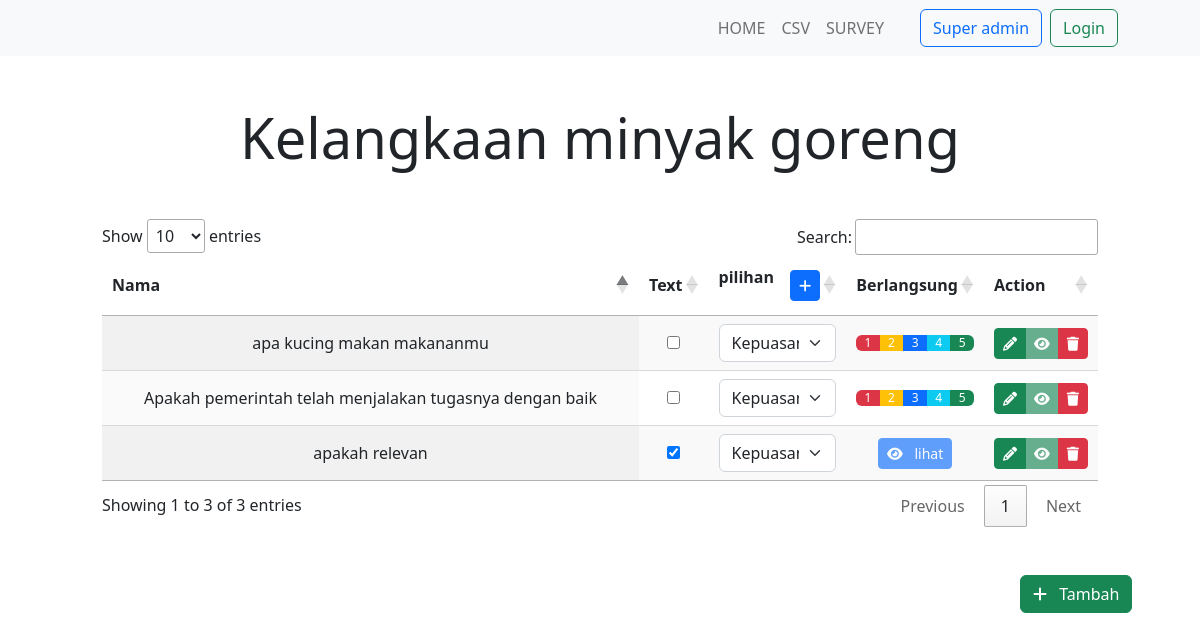
Screenshot of /edit/1 with the database file from the repository.
### home/models.py (models this page shows, shortened)
class Survey(models.Model):
    name = models.CharField(max_length=225)
    date = models.DateField(auto_now_add=True)
    isOpen = models.BooleanField(default=True)

class Question(models.Model):
    name = models.CharField(max_length=225)
    isText = models.BooleanField()

class SurveyQuestion(models.Model):
    survey = models.ForeignKey('home.Survey',blank=True, null=True,on_delete=models.CASCADE)
    name = models.CharField(max_length=225)
    isText = models.BooleanField(default=False)
    value = models.ForeignKey('home.Question',blank=True, null=True,on_delete=models.CASCADE)

### home/views.py (the view, shortened to what this page needs)
# urls.py: path('edit/<int:id>', views.editmaster),
def editmaster(request,id):
    arrquest = []
    getsurvey = Survey.objects.get(id=id)
    for i in SurveyQuestion.objects.filter(survey=getsurvey).order_by('-id'):
        respon = ResponSurvey.objects.filter(value=i)
        if respon.count() != 0:
            objrespon = {
                '1':0 if respon.filter(answer__value__contains=1).count() == 0 else int((respon.count()/respon.filter(answer__value__contains=1).count())*100),
                '2':0 if respon.filter(answer__value__contains=2).count() == 0 else int((respon.count()/respon.filter(answer__value__contains=2).count())*100),
                '3':0 if respon.filter(answer__value__contains=3).count() == 0 else int((respon.count()/respon.filter(answer__value__contains=3).count())*100),
                '4':0 if respon.filter(answer__value__contains=4).count() == 0 else int((respon.count()/respon.filter(answer__value__contains=4).count())*100),
                '5':0 if respon.filter(answer__value__contains=5).count() == 0 else int((respon.count()/respon.filter(answer__value__contains=5).count())*100),
            }
        else:
            objrespon = {'1':'20','2':'20','3':'20','4':'20','5':'20',}
        arrquest.append({
            'id':i.id,
            'name':i.name,
            'isText':i.isText,
            'value':i.value,
            'isfilled': True if respon.count() != 0 else False,
            'respon':objrespon,
        })
    context = {
        'survey':getsurvey,
        'question':arrquest,
        'answer':Question.objects.all()
    }
    return render(request, 'admin/editSurvey.html', context)

### templates/admin/editSurvey.html (shortened to what this page needs)
{% extends 'admin/baseadmin.html' %} {% block content %}
<div class="text-center display-4 mt-5">
{{survey.name}}
</div>
<div class="row justify-content-center mt-5">
  <div class="col-md-10">
    <table id="table_id" class="display">
      <thead>
        <tr>
          <th>Nama</th>
          <th>Text</th>
          <th>
            <div class="d-flex align-items-center">
              <p class="me-3">pilihan</p>
              <a href="#" class="btn btn-primary btn-sm align-self-center"><i class="fas fa-plus"></i></a></th>
            </div>
          <th>Berlangsung</th>
          <th>Action</th>
      <tbody>
        {% for s in question %}
        <tr class="text-center">
          <td>{{s.name}} </td>
          <td><input type="checkbox" name="isText" id="isText" {% if s.isText  %} checked {% endif %}></td>
          <td>
            <select class="form-select" aria-label="Default select example">
              {% for a in answer %}
              <option value="{{a.id}}"  {% if a.id is s.value.id %} selected {% endif %}>{{a.name}}</option>
              {% endfor %}
            </select>
          </td>
          <td>
            {% if s.isText %}
            <a href="../detail/{{s.id}}" class="btn btn-primary btn-sm {% if not s.isfilled %} disabled {% endif %}"><i class="fas fa-eye me-2"></i> lihat</a>
            {% else %}
            <div class="progress">
              <div class="progress-bar bg-danger" role="progressbar" aria-label="Segment one" style="width: {{s.respon.1}}%" aria-valuenow="{{s.respon.1}}" aria-valuemin="0" aria-valuemax="100">1</div>
              <div class="progress-bar bg-warning" role="progressbar" aria-label="Segment two" style="width: {{s.respon.2}}%" aria-valuenow="{{s.respon.2}}" aria-valuemin="0" aria-valuemax="100">2</div>
              <div class="progress-bar bg-grey" role="progressbar" aria-label="Segment three" style="width: {{s.respon.3}}%" aria-valuenow="{{s.respon.3}}" aria-valuemin="0" aria-valuemax="100">3</div>
              <div class="progress-bar bg-info" role="progressbar" aria-label="Segment three" style="width: {{s.respon.4}}%" aria-valuenow="{{s.respon.4}}" aria-valuemin="0" aria-valuemax="100">4</div>
              <div class="progress-bar bg-success" role="progressbar" aria-label="Segment three" style="width: {{s.respon.5}}%" aria-valuenow="{{s.respon.5}}" aria-valuemin="0" aria-valuemax="100">5</div>
            </div>
            {% endif %}
          </td>
          <td>
            <div class="btn-group" role="group">
              <a onclick="modalsurvey('{{s.id}}')" data-bs-toggle="modal" data-bs-target="#modaledit" class="btn btn-success btn-sm">
                <i class="fas fa-pencil"></i
              ></a>
              <a href="../detail/{{s.id}}" class="btn btn-success btn-sm {% if not s.isfilled %} disabled {% endif %}">
                <i class="fas fa-eye"></i
              ></a>
              <a href="delete/survey/{{s.id}}" class="btn btn-danger btn-sm">
                <i class="fas fa-trash"></i
              ></a>
            </div>
          </td>
        </tr>
        {% endfor %}
      </tbody>
  </div>
<div class="row justify-content-end mt-5">
  <div class="col-md-2">
    <a href="#" class="btn btn-success" data-bs-toggle="modal" data-bs-target="#add"><i class="fas fa-plus me-2"></i> Tambah</a>
  </div>
</div>
{% endblock content %}

### rows the page displays
Survey: name "Kelangkaan minyak goreng"
Question: name "apakah relevan", name "apa kucing makan makananmu", {{ s.respon.1 }} 20 (drawn), {{ s.respon.2 }} 20 (drawn), {{ s.respon.3 }} 20 (drawn), {{ s.respon.4 }} 20 (drawn), {{ s.respon.5 }} 20 (drawn), name "Apakah pemerintah telah menjalakan tugasnya dengan baik"

### other values shown
form field value "Kepuasan"
